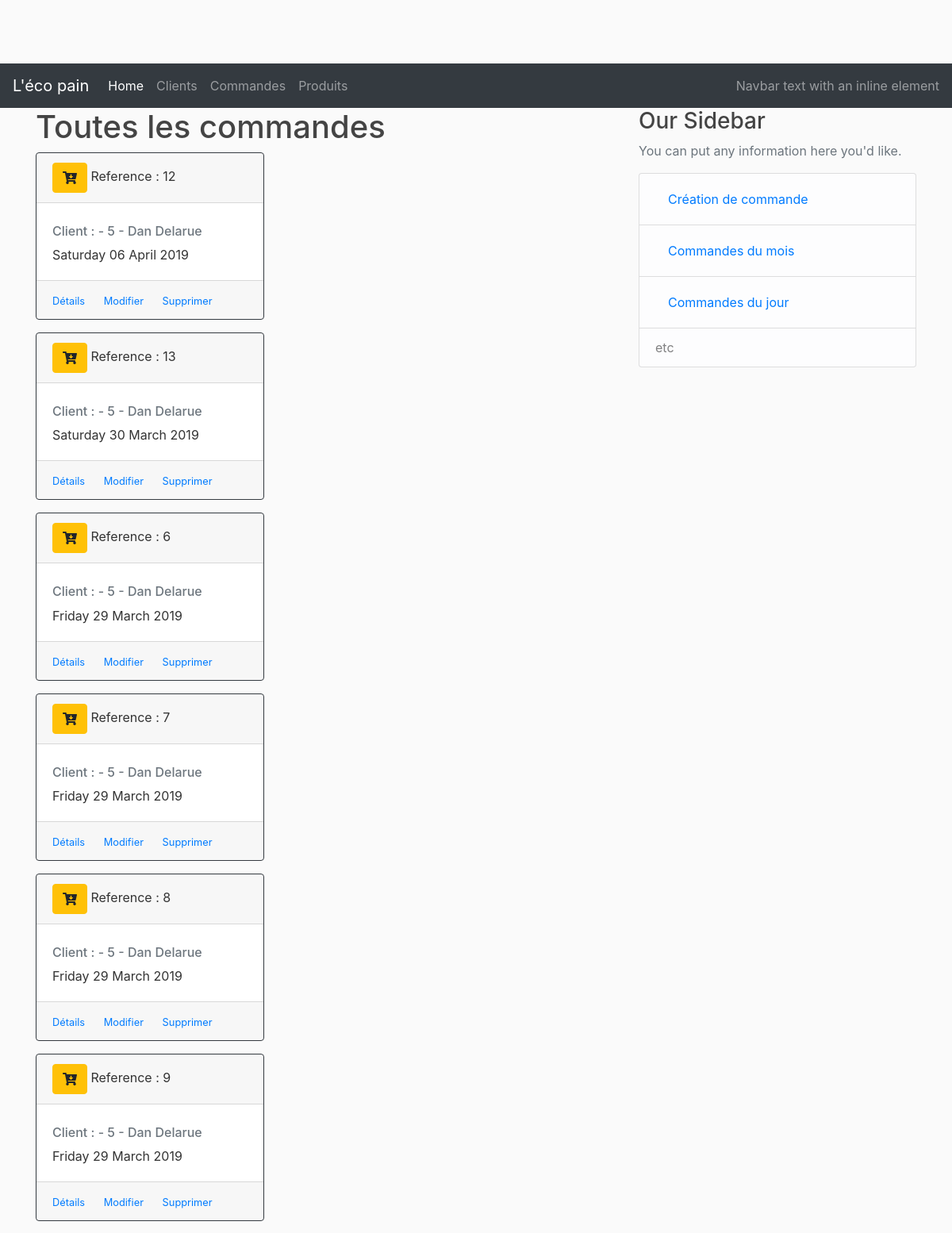
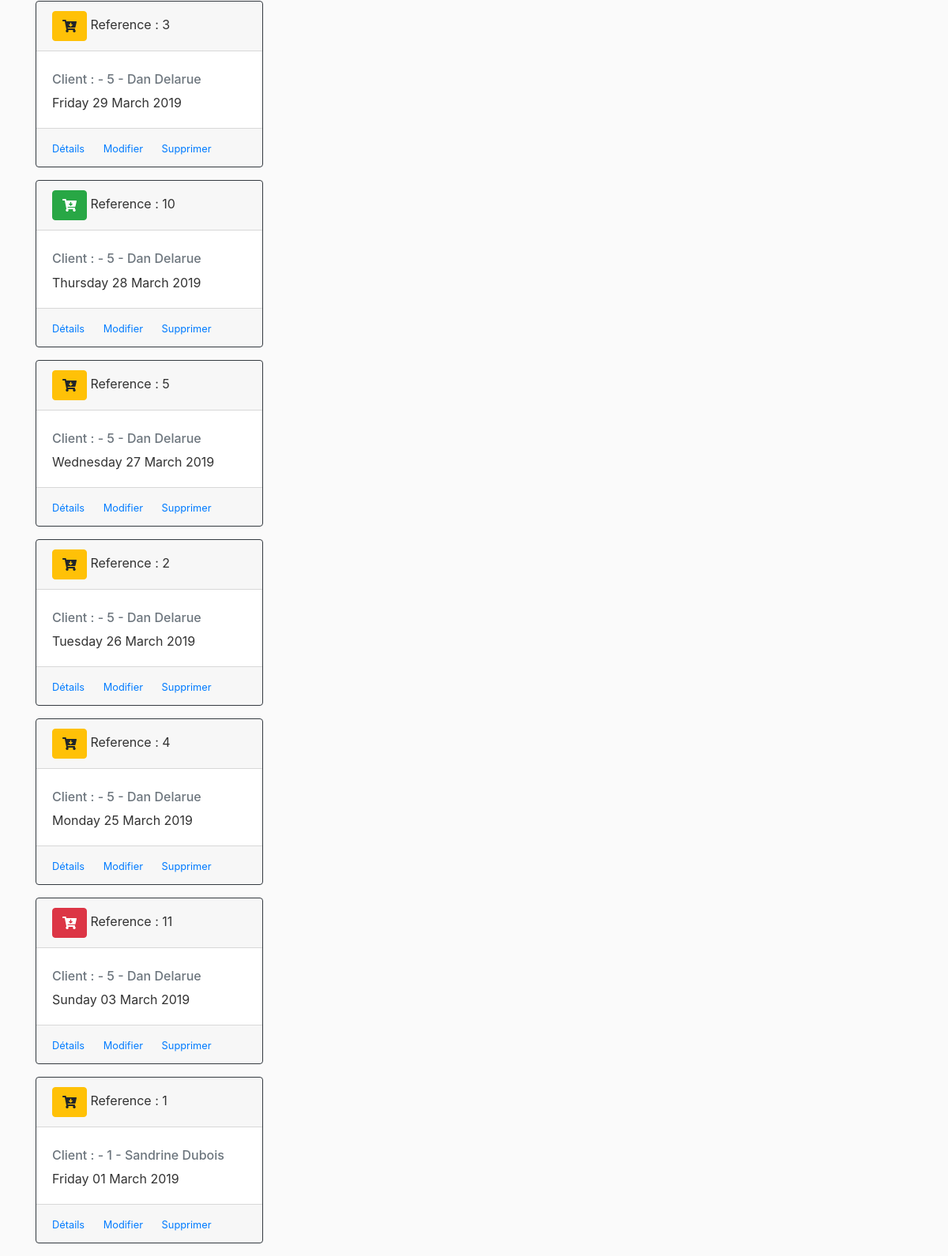
The page /orders on the database its author committed (2 pictures, top to bottom).
### lecopain/models.py (models this page shows, shortened)
class Order(db.Model):
    __tablename__ = 'orders'
    id = db.Column(db.Integer, primary_key=True)
    title = db.Column(db.String(50), nullable=False)
    order_dt = db.Column(db.DateTime)
    created_at = db.Column(db.DateTime, nullable=False, default=datetime.utcnow)
    customer_id = db.Column(db.Integer, db.ForeignKey('customers.id'), nullable=False)
    status = db.Column(db.String(20), nullable=False)

### lecopain/controllers/order_controller.py (the view)
@order_page.route("/orders", methods=['GET', 'POST'])
def orders():
    orders = Order.query.order_by(Order.order_dt.desc()).all()
    customerMap = {}
    for order in orders :
        customer = Customer.query.get_or_404(order.customer_id)
        customerMap[customer.id] = str(customer.firstname + " " + customer.lastname)
        print("addd : " + customerMap[customer.id])
    for item in customerMap.items() :
        print (str(item))
    return render_template('/orders/orders.html', orders=orders, customerMap=customerMap, title="Toutes les commandes")

### lecopain/templates/orders/orders.html (shortened to what this page needs)
{% extends "layout.html" %}
{% block content %}
    {% for order in orders %}
    <div class="card border-dark mb-3" style="width: 18rem;">
        <div class="card-header">
            {% if order.status == 'EN COURS' %}
            <span class="btn btn-warning" style="font-size: 1,8em;">
            {% endif %}
            {% if order.status == 'PAYEE' %}
            <span class="btn btn-success" style="font-size: 1,8em;">
            {% endif %}
            {% if order.status == 'DEFAULT' %}
            <span class="btn btn-danger" style="font-size: 1,8em;">
            {% endif %}
                <i class="fas fa-cart-arrow-down "></i>
            </span>
            Reference : {{order.id}}
        </div>
        <div class="card-body">
            <h6 class="card-subtitle mb-2 text-muted">Client : - {{ order.customer_id }} - {{customerMap[order.customer_id]}}</h6>
            <p class="card-text">{{ order.order_dt.strftime('%A %d %B %Y') }} </p>
        </div>
        <div class="card-footer">
            <small class="text-muted">
                <a href="/orders/{{order.id}}" class="card-link">Détails</a>
                <a href="/orders/update/{{order.id}}" class="card-link">Modifier</a>
                <a href="/orders/delete/{{order.id}}" class="card-link">Supprimer</a>
            </small>
        </div>
    </div>
    {% endfor %}
{% endblock %}
{% block right_menu %}
<div class="content-section">
    <h3>Our Sidebar</h3>
    <p class='text-muted'>You can put any information here you'd like.
        <ul class="list-group">
        <li class="list-group-item list-group-item-light">
            <a class="nav-link" href="/orders/new">Création de commande</a></li>
        <li class="list-group-item list-group-item-light">
            <a class="nav-link" href="/orders/year/0/month/0">Commandes du mois</a></li>
        <li class="list-group-item list-group-item-light">
            <a class="nav-link" href="/orders/year/0/month/0/day/0">Commandes du jour</a></li>
        <li class="list-group-item list-group-item-light">etc</li>
        </ul>
    </p>
</div>
{% endblock %}

### lecopain/static/main.css (style rules this page uses)
body { background: #fafafa; color: #333333; margin-top: 5rem; }
h1, h2, h3, h4, h5, h6 { color:#444444; }

### rows shown on the page
Order: id "12", customer_id "5", customerMap "Dan Delarue", order_dt "Saturday 06 April 2019"
Order: id "13", customer_id "5", customerMap "Dan Delarue", order_dt "Saturday 30 March 2019"
Order: id "6", customer_id "5", customerMap "Dan Delarue", order_dt "Friday 29 March 2019"
Order: id "7", customer_id "5", customerMap "Dan Delarue", order_dt "Friday 29 March 2019"
Order: id "8", customer_id "5", customerMap "Dan Delarue", order_dt "Friday 29 March 2019"
Order: id "9", customer_id "5", customerMap "Dan Delarue", order_dt "Friday 29 March 2019"
Order: id "3", customer_id "5", customerMap "Dan Delarue", order_dt "Friday 29 March 2019"
Order: id "10", customer_id "5", customerMap "Dan Delarue", order_dt "Thursday 28 March 2019"
Order: id "5", customer_id "5", customerMap "Dan Delarue", order_dt "Wednesday 27 March 2019"
Order: id "2", customer_id "5", customerMap "Dan Delarue", order_dt "Tuesday 26 March 2019"
Order: id "4", customer_id "5", customerMap "Dan Delarue", order_dt "Monday 25 March 2019"
Order: id "11", customer_id "5", customerMap "Dan Delarue", order_dt "Sunday 03 March 2019"
Order: id "1", customer_id "1", customerMap "Sandrine Dubois", order_dt "Friday 01 March 2019"

### other values the page prints
{{ title }} "Toutes les commandes"
